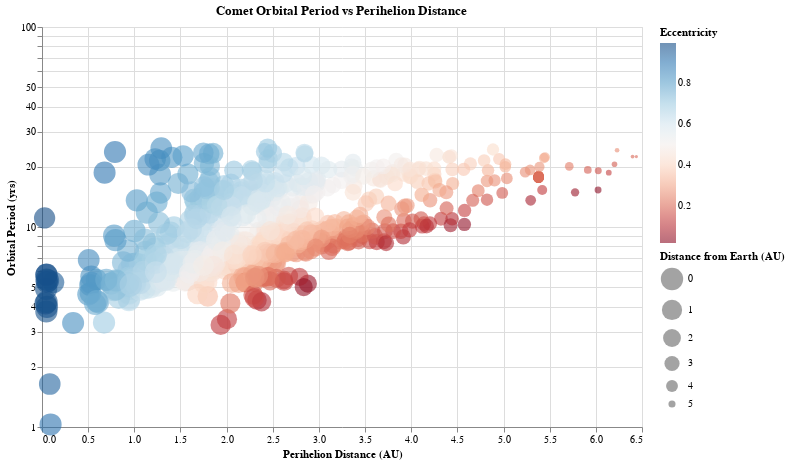

Notebook code cell kept with this figure:
### Code cell
alt.Chart(df).mark_circle(opacity=0.6).encode(
    x=alt.X('q (AU):Q', title='Perihelion Distance (AU)'),
    y=alt.Y('P (yr):Q', title='Orbital Period (yrs)', scale=alt.Scale(type='log')),
    color=alt.Color('e:Q', title='Eccentricity', scale=alt.Scale(scheme='redblue')),
    size=alt.Size('MOID (AU):Q', title='Distance from Earth (AU)', scale=alt.Scale(range=[10, 500], reverse=True)),
    tooltip=[
        alt.Tooltip('full_name:N', title='Comet:'),
        alt.Tooltip('Epoch:T', title='Date Discovered:'),
        alt.Tooltip('P (yr):Q', title='Period (yr):'),
        alt.Tooltip('q (AU):Q', title='Perihelion Distance (AU):'),
        alt.Tooltip('e:Q', title='Eccentricity:'),
        alt.Tooltip('MOID (AU):Q', title='Earth Distance (AU):')
    ]
).properties(
    title="Comet Orbital Period vs Perihelion Distance",
    width=600,
    height=400
)

### Figure 1 — Vega-Lite specification as saved in the notebook (floating-point values rounded to 4 significant figures; data arrays with more than 128 entries replaced by an {"elided": "..."} marker saying what was removed)
{"config": {"view": {"continuousWidth": 300, "continuousHeight": 300}}, "data": {"name": "data-cc8a9275b9cb99c8552409897dee90ba"}, "mark": {"type": "circle", "opacity": 0.6}, "encoding": {"color": {"field": "e", "scale": {"scheme": "redblue"}, "title": "Eccentricity", "type": "quantitative"}, "size": {"field": "MOID (AU)", "scale": {"range": [10, 500], "reverse": true}, "title": "Distance from Earth (AU)", "type": "quantitative"}, "tooltip": [{"field": "full_name", "title": "Comet:", "type": "nominal"}, {"field": "Epoch", "title": "Date Discovered:", "type": "temporal"}, {"field": "P (yr)", "title": "Period (yr):", "type": "quantitative"}, {"field": "q (AU)", "title": "Perihelion Distance (AU):", "type": "quantitative"}, {"field": "e", "title": "Eccentricity:", "type": "quantitative"}, {"field": "MOID (AU)", "title": "Earth Distance (AU):", "type": "quantitative"}], "x": {"field": "q (AU)", "title": "Perihelion Distance (AU)", "type": "quantitative"}, "y": {"field": "P (yr)", "scale": {"type": "log"}, "title": "Orbital Period (yrs)", "type": "quantitative"}}, "height": 400, "title": "Comet Orbital Period vs Perihelion Distance", "width": 600, "$schema": "https://vega.github.io/schema/vega-lite/v5.20.1.json", "datasets": {"data-cc8a9275b9cb99c8552409897dee90ba": {"elided": "835 records"}}}
